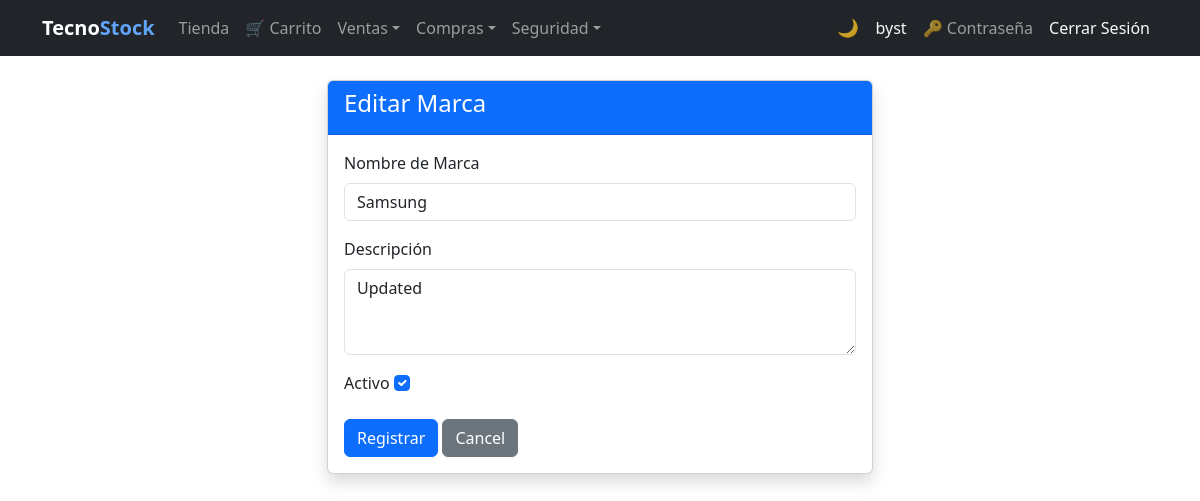
The page /brands/1/edit/ (signed in) on the database its author committed.
### billing/models.py (models this page shows, shortened)
class Brand(models.Model):
    name = models.CharField(max_length=100, unique=True, verbose_name='Nombre de Marca')
    description = models.TextField(blank=True, null=True, verbose_name='Descripción')
    is_active = models.BooleanField(default=True, verbose_name='Activo')
    created_at = models.DateTimeField(auto_now_add=True)
    updated_at = models.DateTimeField(auto_now=True)
    class Meta:
        verbose_name = 'Brand'
        verbose_name_plural = 'Brands'
        ordering = ['name']

### billing/views.py (the view)
# urls.py: path('brands/<int:pk>/edit/', views.brand_update, name='brand_update'),
@roles_required('Administrador', 'Analista de Compras')
@audit_action('UPDATE_BRAND')
def brand_update(request, pk):
    brand = get_object_or_404(Brand, pk=pk)
    if request.method == 'POST':
        form = BrandForm(request.POST, instance=brand)
        if form.is_valid():
            form.save()
            messages.success(request, 'Marca actualizada correctamente.')
            return redirect('billing:brand_list')
    else:
        form = BrandForm(instance=brand)
    return render(request, 'billing/brand_form.html', {'form': form, 'title': 'Editar Marca'})

### billing/forms.py
class BrandForm(forms.ModelForm):
    class Meta:
        model = Brand
        fields = ['name', 'description', 'is_active']
        widgets = {
            'name': forms.TextInput(attrs={'class':'form-control'}),
            'description': forms.Textarea(attrs={'class':'form-control','rows':3}),
            'is_active': forms.CheckboxInput(attrs={'class':'form-check-input'}),
        }

### security/templatetags/security_tags.py (called while the page is built)
@register.filter(name='has_group')
def has_group(user, group_name):
    if not user.is_authenticated:
        return False
    if user.is_superuser:  # el superusuario ve todo
        return True
    return user.groups.filter(name=group_name).exists()

### billing/templates/billing/brand_form.html (shortened to what this page needs)
{% extends 'billing/base.html' %}
{% block content %}
<div class="row justify-content-center">
  <div class="col-md-6">
    <div class="card shadow">
      <div class="card-header bg-primary text-white"><h4>{{ title }}</h4></div>
      <div class="card-body">
        <form method="post">
          {% for field in form %}
          <div class="mb-3">
            <label class="form-label">{{ field.label }}</label>
            {{ field }}
          </div>
          {% endfor %}
          <button type="submit" class="btn btn-primary">Registrar</button>
          <a href="{% url 'billing:brand_list' %}" class="btn btn-secondary">Cancel</a>
        </form>
      </div>
    </div>
  </div>
</div>
{% endblock %}

### billing/templates/billing/base.html (shortened to what this page needs)
{% load security_tags %}
<!DOCTYPE html>
<html lang="es">
<head>
  <link href="https://cdn.jsdelivr.net/npm/bootstrap@5.3.0/dist/css/bootstrap.min.css" rel="stylesheet">
</head>
<body>
<nav class="navbar navbar-expand-lg navbar-dark bg-dark">
  <div class="container">
    <a class="navbar-brand fw-bold" href="{% url 'billing:home' %}">Tecno<span class="nav-brand-accent">Stock</span></a>
    <div class="collapse navbar-collapse" id="nav">
      <ul class="navbar-nav me-auto">
        {% if user.is_authenticated %}
        {% if user|has_group:'Cliente' %}
        <li class="nav-item"><a class="nav-link" href="{% url 'store:catalog' %}">Tienda</a></li>
        <li class="nav-item"><a class="nav-link" href="{% url 'store:cart' %}">&#128722; Carrito</a></li>
        {% endif %}
        <li class="nav-item dropdown">
          <a class="nav-link dropdown-toggle" href="#" role="button" data-bs-toggle="dropdown" aria-expanded="false">Ventas</a>
        </li>
        {% if user|has_group:'Analista de Compras' or user|has_group:'Administrador' or not user|has_any_group %}
        <li class="nav-item dropdown">
          <a class="nav-link dropdown-toggle" href="#" role="button" data-bs-toggle="dropdown" aria-expanded="false">Compras</a>
        </li>
        {% endif %}
        {% if user|has_group:'Administrador' %}
        <li class="nav-item dropdown">
          <a class="nav-link dropdown-toggle" href="#" role="button" data-bs-toggle="dropdown" aria-expanded="false">Seguridad</a>
        </li>
        {% endif %}
        {% endif %}
      </ul>
      <ul class="navbar-nav align-items-center">
        <li class="nav-item"><button type="button" class="theme-toggle-btn" id="theme-toggle" onclick="toggleTheme()" title="Cambiar tema claro / oscuro"><span id="theme-icon">&#127769;</span></button></li>
        <li class="nav-item">{% if user.is_authenticated %}<a class="nav-link text-light" href="{% url 'billing:dashboard' %}">{{ user.username }}</a>{% endif %}</li>
        <li class="nav-item">{% if user.is_authenticated %}<a class="nav-link" href="{% url 'password_change' %}" title="Cambiar contraseña">&#128273; Contraseña</a>{% endif %}</li>
        <li class="nav-item">{% if user.is_authenticated %}<form method="post" action="{% url 'logout' %}" class="d-inline">{% csrf_token %}<button type="submit" class="nav-link btn btn-link text-light btn-nav-link">Cerrar Sesión</button></form>{% else %}<a class="nav-link" href="{% url 'login' %}">Iniciar Sesión</a>{% endif %}</li>
      </ul>
    </div>
  </div>
</nav>
<div class="container mt-4">
  {% block content %}{% endblock %}
</div>
</body>
</html>

### billing/templates/billing/base.html (style rules this page uses)
.btn-nav-link { text-decoration: none; }
.nav-brand-accent { color: #60a5fa; }
.theme-toggle-btn { background: none; border: none; cursor: pointer; font-size: 1.1rem; line-height: 1; padding: .375rem .5rem; border-radius: .375rem; transition: background .2s; color: rgba(255,255,255,.75); }

### rows shown on the page
Brand: form "Samsung" "Updated" "☑"

### other values the page prints
{{ user.username }} "byst"
{{ title }} "Editar Marca"
{{ field.label }} "Nombre de Marca" "Descripción" "Activo"
